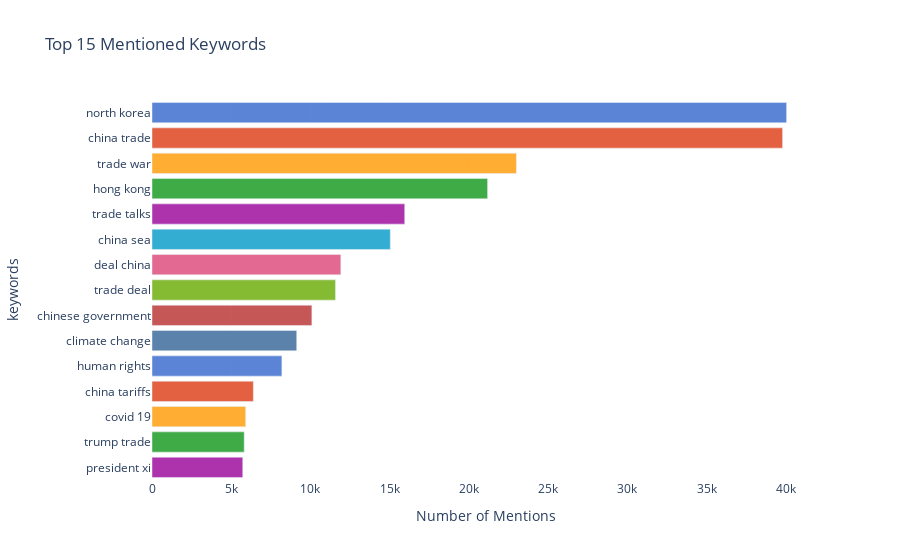

The notebook cell saved with this chart:
### Markdown cell above
Plot for top 15 keywords.

### Code cell
import plotly.express as px
fg = px.bar(temp.iloc[:15],
            x="counts",
            y="keywords",
            color="keywords",
            color_discrete_sequence=px.colors.qualitative.G10,
            opacity=0.8,
            title="Top 15 Mentioned Keywords",
            labels={"counts": "Number of Mentions"})

fg.update_layout({
    'plot_bgcolor': 'rgba(0, 0, 0, 0)',
    'paper_bgcolor': 'rgba(0, 0, 0, 0)',
    'showlegend': False
})
fg.show()
fg.write_html("keyword_top15.html")

### Figure 1 — Plotly figure (JSON) as saved in the notebook; plotly's stock layout.template omitted (floating-point values rounded to 4 significant figures)
{"data": [{"alignmentgroup": "True", "hovertemplate": "keywords=%{y}<br>Number of Mentions=%{x}<extra></extra>", "legendgroup": "north korea", "marker": {"color": "#3366CC", "opacity": 0.8, "pattern": {"shape": ""}}, "name": "north korea", "offsetgroup": "north korea", "orientation": "h", "showlegend": true, "textposition": "auto", "type": "bar", "x": [40042], "xaxis": "x", "y": ["north korea"], "yaxis": "y"}, {"alignmentgroup": "True", "hovertemplate": "keywords=%{y}<br>Number of Mentions=%{x}<extra></extra>", "legendgroup": "china trade", "marker": {"color": "#DC3912", "opacity": 0.8, "pattern": {"shape": ""}}, "name": "china trade", "offsetgroup": "china trade", "orientation": "h", "showlegend": true, "textposition": "auto", "type": "bar", "x": [39788], "xaxis": "x", "y": ["china trade"], "yaxis": "y"}, {"alignmentgroup": "True", "hovertemplate": "keywords=%{y}<br>Number of Mentions=%{x}<extra></extra>", "legendgroup": "trade war", "marker": {"color": "#FF9900", "opacity": 0.8, "pattern": {"shape": ""}}, "name": "trade war", "offsetgroup": "trade war", "orientation": "h", "showlegend": true, "textposition": "auto", "type": "bar", "x": [22993], "xaxis": "x", "y": ["trade war"], "yaxis": "y"}, {"alignmentgroup": "True", "hovertemplate": "keywords=%{y}<br>Number of Mentions=%{x}<extra></extra>", "legendgroup": "hong kong", "marker": {"color": "#109618", "opacity": 0.8, "pattern": {"shape": ""}}, "name": "hong kong", "offsetgroup": "hong kong", "orientation": "h", "showlegend": true, "textposition": "auto", "type": "bar", "x": [21174], "xaxis": "x", "y": ["hong kong"], "yaxis": "y"}, {"alignmentgroup": "True", "hovertemplate": "keywords=%{y}<br>Number of Mentions=%{x}<extra></extra>", "legendgroup": "trade talks", "marker": {"color": "#990099", "opacity": 0.8, "pattern": {"shape": ""}}, "name": "trade talks", "offsetgroup": "trade talks", "orientation": "h", "showlegend": true, "textposition": "auto", "type": "bar", "x": [15947], "xaxis": "x", "y": ["trade talks"], "yaxis": "y"}, {"alignmentgroup": "True", "hovertemplate": "keywords=%{y}<br>Number of Mentions=%{x}<extra></extra>", "legendgroup": "china sea", "marker": {"color": "#0099C6", "opacity": 0.8, "pattern": {"shape": ""}}, "name": "china sea", "offsetgroup": "china sea", "orientation": "h", "showlegend": true, "textposition": "auto", "type": "bar", "x": [15037], "xaxis": "x", "y": ["china sea"], "yaxis": "y"}, {"alignmentgroup": "True", "hovertemplate": "keywords=%{y}<br>Number of Mentions=%{x}<extra></extra>", "legendgroup": "deal china", "marker": {"color": "#DD4477", "opacity": 0.8, "pattern": {"shape": ""}}, "name": "deal china", "offsetgroup": "deal china", "orientation": "h", "showlegend": true, "textposition": "auto", "type": "bar", "x": [11915], "xaxis": "x", "y": ["deal china"], "yaxis": "y"}, {"alignmentgroup": "True", "hovertemplate": "keywords=%{y}<br>Number of Mentions=%{x}<extra></extra>", "legendgroup": "trade deal", "marker": {"color": "#66AA00", "opacity": 0.8, "pattern": {"shape": ""}}, "name": "trade deal", "offsetgroup": "trade deal", "orientation": "h", "showlegend": true, "textposition": "auto", "type": "bar", "x": [11578], "xaxis": "x", "y": ["trade deal"], "yaxis": "y"}, {"alignmentgroup": "True", "hovertemplate": "keywords=%{y}<br>Number of Mentions=%{x}<extra></extra>", "legendgroup": "chinese government", "marker": {"color": "#B82E2E", "opacity": 0.8, "pattern": {"shape": ""}}, "name": "chinese government", "offsetgroup": "chinese government", "orientation": "h", "showlegend": true, "textposition": "auto", "type": "bar", "x": [10088], "xaxis": "x", "y": ["chinese government"], "yaxis": "y"}, {"alignmentgroup": "True", "hovertemplate": "keywords=%{y}<br>Number of Mentions=%{x}<extra></extra>", "legendgroup": "climate change", "marker": {"color": "#316395", "opacity": 0.8, "pattern": {"shape": ""}}, "name": "climate change", "offsetgroup": "climate change", "orientation": "h", "showlegend": true, "textposition": "auto", "type": "bar", "x": [9131], "xaxis": "x", "y": ["climate change"], "yaxis": "y"}, {"alignmentgroup": "True", "hovertemplate": "keywords=%{y}<br>Number of Mentions=%{x}<extra></extra>", "legendgroup": "human rights", "marker": {"color": "#3366CC", "opacity": 0.8, "pattern": {"shape": ""}}, "name": "human rights", "offsetgroup": "human rights", "orientation": "h", "showlegend": true, "textposition": "auto", "type": "bar", "x": [8195], "xaxis": "x", "y": ["human rights"], "yaxis": "y"}, {"alignmentgroup": "True", "hovertemplate": "keywords=%{y}<br>Number of Mentions=%{x}<extra></extra>", "legendgroup": "china tariffs", "marker": {"color": "#DC3912", "opacity": 0.8, "pattern": {"shape": ""}}, "name": "china tariffs", "offsetgroup": "china tariffs", "orientation": "h", "showlegend": true, "textposition": "auto", "type": "bar", "x": [6394], "xaxis": "x", "y": ["china tariffs"], "yaxis": "y"}, {"alignmentgroup": "True", "hovertemplate": "keywords=%{y}<br>Number of Mentions=%{x}<extra></extra>", "legendgroup": "covid 19", "marker": {"color": "#FF9900", "opacity": 0.8, "pattern": {"shape": ""}}, "name": "covid 19", "offsetgroup": "covid 19", "orientation": "h", "showlegend": true, "textposition": "auto", "type": "bar", "x": [5911], "xaxis": "x", "y": ["covid 19"], "yaxis": "y"}, {"alignmentgroup": "True", "hovertemplate": "keywords=%{y}<br>Number of Mentions=%{x}<extra></extra>", "legendgroup": "trump trade", "marker": {"color": "#109618", "opacity": 0.8, "pattern": {"shape": ""}}, "name": "trump trade", "offsetgroup": "trump trade", "orientation": "h", "showlegend": true, "textposition": "auto", "type": "bar", "x": [5818], "xaxis": "x", "y": ["trump trade"], "yaxis": "y"}, {"alignmentgroup": "True", "hovertemplate": "keywords=%{y}<br>Number of Mentions=%{x}<extra></extra>", "legendgroup": "president xi", "marker": {"color": "#990099", "opacity": 0.8, "pattern": {"shape": ""}}, "name": "president xi", "offsetgroup": "president xi", "orientation": "h", "showlegend": true, "textposition": "auto", "type": "bar", "x": [5727], "xaxis": "x", "y": ["president xi"], "yaxis": "y"}], "layout": {"barmode": "relative", "legend": {"title": {"text": "keywords"}, "tracegroupgap": 0}, "paper_bgcolor": "rgba(0, 0, 0, 0)", "plot_bgcolor": "rgba(0, 0, 0, 0)", "showlegend": false, "title": {"text": "Top 15 Mentioned Keywords"}, "xaxis": {"anchor": "y", "domain": [0, 1], "title": {"text": "Number of Mentions"}}, "yaxis": {"anchor": "x", "categoryarray": ["president xi", "trump trade", "covid 19", "china tariffs", "human rights", "climate change", "chinese government", "trade deal", "deal china", "china sea", "trade talks", "hong kong", "trade war", "china trade", "north korea"], "categoryorder": "array", "domain": [0, 1], "title": {"text": "keywords"}}}}
